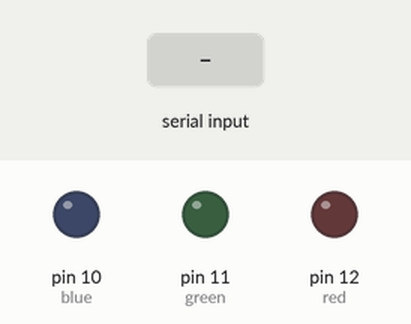
Simulated run of this sketch. Board: Arduino Uno, built with avr-gcc and run on an emulated ATmega328P. Shown: output pins drawn as LEDs (lit = HIGH). The inputs (shaded band) are chosen by the test bench.

Above: at 1.2 s.
1.3 s: "r" received over Serial
At 2.5 s:
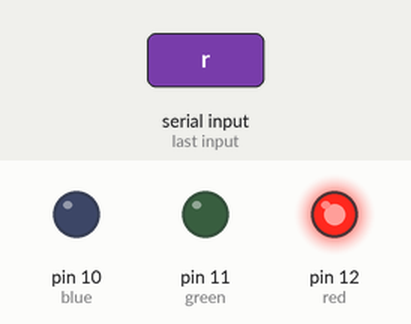
2.8 s: "g" received over Serial
At 3.7 s:
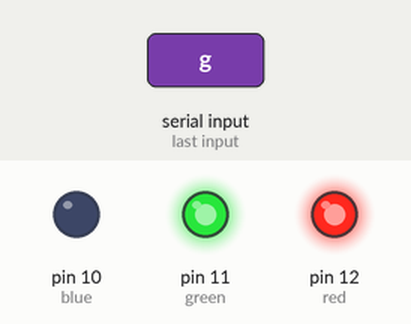
4.3 s: "b" received over Serial
At 4.9 s:
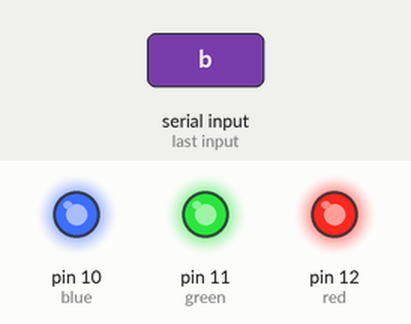
5.8 s: "R" received over Serial
At 7.0 s:
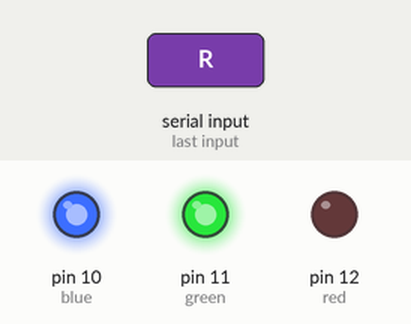
7.3 s: "G" received over Serial
At 8.4 s:
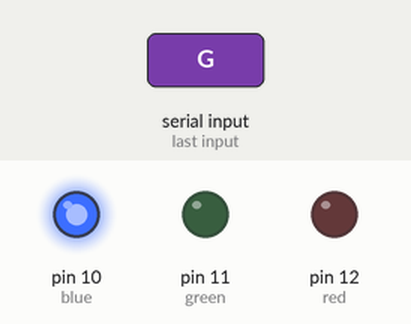
8.8 s: "B" received over Serial
At 9.5 s:
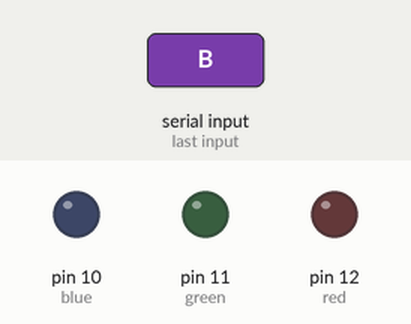
Timing chart, 0 to 11.3 s (numbered marks = the images above; inputs shaded):
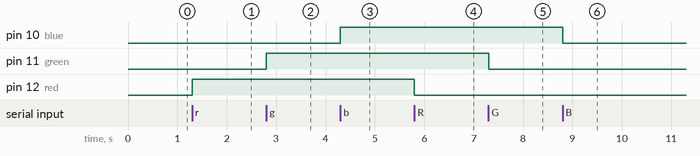

Measured:
- after the input at 1.3 s, pin 12 (red): LOW → HIGH at once
- after the input at 2.8 s, pin 11 (green): LOW → HIGH at once
- after the input at 4.3 s, pin 10 (blue): LOW → HIGH at once
- after the input at 5.8 s, pin 12 (red): HIGH → LOW at once
- after the input at 7.3 s, pin 11 (green): HIGH → LOW at once
- after the input at 8.8 s, pin 10 (blue): HIGH → LOW at once

The sketch:

dsp_project.ino
```cpp
void setup() {
  // put your setup code here, to run once:
  pinMode(12, OUTPUT); //red
  pinMode(11, OUTPUT); //green
  pinMode(10, OUTPUT); //blue
  Serial.begin(9600);
}

void loop() {
  // put your main code here, to run repeatedly:
  if (Serial.available()) {
    char s = Serial.read();
    if (s=='r') {
      digitalWrite(12, HIGH);
    } else if (s=='g') {
      digitalWrite(11, HIGH);
    } else if (s=='b') {
      digitalWrite(10, HIGH);
    } else if (s=='R') {
      digitalWrite(12, LOW);
    } else if (s=='G') {
      digitalWrite(11, LOW);
    } else if (s=='B') {
      digitalWrite(10, LOW);
    } else {
      digitalWrite(12, LOW);
      digitalWrite(11, LOW);
      digitalWrite(10, LOW);
    }
  }
}
```
